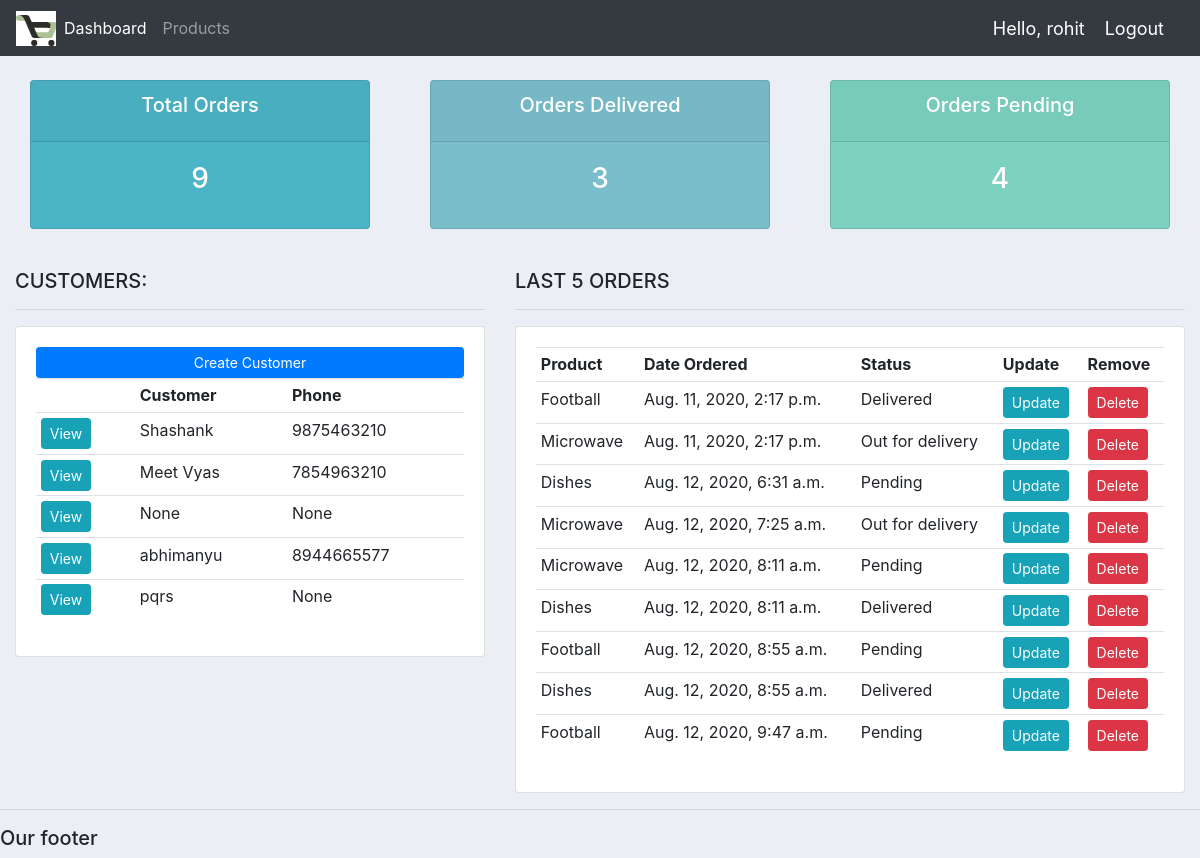
The app's page / (signed in) with its own data.
### accounts/models.py (models this page shows, shortened)
class Customer(models.Model):
    user = models.OneToOneField(User,null = True,blank = True, on_delete = models.CASCADE)
    name = models.CharField(max_length=200, null=True)
    phone = models.CharField(max_length=200, null=True)
    email = models.CharField(max_length=200, null=True)
    profile_pic = models.ImageField(default ="profile1.png", null = True, blank = True)
    date_created = models.DateTimeField(auto_now_add=True, null=True)

class Order(models.Model):
    STATUS = (
        ('Pending','Pending'),
        ('Out for delivery','Out for delivery'),
        ('Delivered','Delivered'),
        )
    customer = models.ForeignKey(Customer,null = True , on_delete= models.SET_NULL)
    product = models.ForeignKey(Product,null = True , on_delete= models.SET_NULL)
    status = models.CharField(max_length=200, null=True,choices = STATUS)
    date_created = models.DateTimeField(auto_now_add=True, null=True)
    note = models.CharField(max_length=1000, null=True)

class Product(models.Model):
    CATEGORY = (
        ('Indoor','Indoor'),
        ('Out Door','Out Door'),
        )
    name = models.CharField(max_length=200, null=True)
    price = models.FloatField(null = True)
    category = models.CharField(max_length=200, null=True,choices = CATEGORY)
    description = models.CharField(max_length=200, null=True,blank = True)
    date_created = models.DateTimeField(auto_now_add=True, null=True)
    tags = models.ManyToManyField(Tag)
    def __str__(self):
        return self.name

### accounts/decorators.py (the view)
    def wrapper_func(request,*args,**kwargs):
        group = None
        if request.user.groups.exists():
            group = request.user.groups.all()[0].name
        if group == 'Customer':
            return redirect('user-page')
        if group == 'Admin':
            return view_func(request,*args,**kwargs)

### accounts/views.py (called while the page is built)
@login_required(login_url='login')
@admin_only
def home(request):
    orders = Order.objects.all()
    customers = Customer.objects.all()
    total_customers = customers.count()
    total_orders = orders.count()
    delivered = orders.filter(status = 'Delivered').count()
    pending = orders.filter(status = 'Pending').count()
    context = { 'orders':orders,'customers':customers,'total_orders':total_orders,'delivered':delivered,'pending':pending}
    return render(request,'accounts/dashboard.html',context)

### accounts/templates/accounts/dashboard.html
{%  extends 'accounts/main.html' %}
{% block content %}
{%  include 'accounts/status.html' %}
<br>
<div class="row">
	<div class="col-md-5">
		<h5>CUSTOMERS:</h5>
		<hr>
		<div class="card card-body">
			<a class="btn btn-primary  btn-sm btn-block" href="">Create Customer</a>
			<table class="table table-sm">
				<tr>
            		<th></th>
					<th>Customer</th>
					<th>Phone</th>
				</tr>
    			{% for customer in customers %}
        			<tr>
                        <td><a class="btn btn-sm btn-info" href="{% url 'customer' customer.id %}">View</a></td>
            			<td>{{customer.name}}</td>
            			<td>{{customer.phone}}</td>
        			</tr>
				{% endfor %}
			</table>
		</div>
	</div>
	<div class="col-md-7">
		<h5>LAST 5 ORDERS</h5>
		<hr>
		<div class="card card-body">
			<table class="table table-sm">
				<tr>
					<th>Product</th>
					<th>Date Ordered</th>
					<th>Status</th>
					<th>Update</th>
					<th>Remove</th>
				</tr>
    			{% for order in orders %}
            		<tr>
                    	<td>{{order.product}}</td>
                		<td>{{order.date_created}}</td>
                		<td>{{order.status}}</td>
                		<td><a class="btn btn-sm btn-info" href="{% url 'update_order' order.id %}">Update</a></td>
                		<td><a class="btn btn-sm btn-danger" href="{% url 'delete_order' order.id %}">Delete</a></td>
            		</tr>
				{% endfor %}
			</table>
		</div>
	</div>
</div>
{% endblock %}

### accounts/templates/accounts/main.html (shortened to what this page needs)
{% load static %}
<!DOCTYPE html>
<html>
<head>
	<link rel="stylesheet" href="https://stackpath.bootstrapcdn.com/bootstrap/4.3.1/css/bootstrap.min.css">
	<link rel="stylesheet" type="text/css" href="{% static '/css/main.css' %}">
</head>
<body>
	{%  include 'accounts/navbar.html' %}
	<div class="container-fluid">
	{% block content %}
	{% endblock %}
    </div>
	<hr>
	<h5>Our footer</h5>
</body>
</html>

### accounts/templates/accounts/navbar.html (shortened to what this page needs)
{% load static %}
<nav class="navbar navbar-expand-lg navbar-dark bg-dark">
 <img src="{% static 'images/logo.png' %}">
  <div class="collapse navbar-collapse" id="navbarNav">
    <ul class="navbar-nav">
      {% if request.user.is_staff %}
      <li class="nav-item active">
        <a class="nav-link" href="{% url 'home' %}">Dashboard</a>
      </li>
      <li class="nav-item">
        <a class="nav-link" href="{% url 'products' %}">Products</a>
      </li>
      {% else %}
       <li class="nav-item">
        <a class="nav-link" href="{% url 'account' %}">Settings</a>
      </li>
      {% endif %}
    </ul>
  </div>
  <span class="hello-msg">Hello, {{request.user}}</span>
  <span ><a  class="hello-msg" href="{% url 'logout' %}">Logout</a></span>
</nav>

### accounts/templates/accounts/status.html
<br>
<div class="row">
	<div class="col">
		<div class="col-md">
			<div class="card text-center text-white  mb-3" id="total-orders">
			  	<div class="card-header">
			  		<h5 class="card-title">Total Orders</h5>
			  	</div>
			  	<div class="card-body">
			    	<h3 class="card-title">{{total_orders}}</h3>
			  	</div>
			</div>
		</div>
	</div>
	<div class="col">
		<div class="col-md">
			<div class="card text-center text-white  mb-3" id="orders-delivered">
			  	<div class="card-header">
			  		<h5 class="card-title">Orders Delivered</h5>
			  	</div>
			  	<div class="card-body">
			    	<h3 class="card-title">{{delivered}}</h3>
			  	</div>
			</div>
		</div>
	</div>
	<div class="col">
		<div class="col-md">
			<div class="card text-center text-white  mb-3" id="orders-pending">
			  	<div class="card-header">
			  		<h5 class="card-title">Orders Pending</h5>
			  	</div>
			  	<div class="card-body">
			    	<h3 class="card-title">{{pending}}</h3>
			  	</div>
			</div>
		</div>
	</div>
</div>

### static/css/main.css (style rules this page uses)
body { background-color: #ebeff5; }
#total-orders { background-color: #4cb4c7; }
#orders-delivered { background-color: #7abecc; }
#orders-pending { background-color: #7CD1C0; }

### accounts/templates/accounts/navbar.html (style rules this page uses)
.hello-msg { font-size: 18px; color: #fff; margin-right: 20px; }

### records on screen
Customer: name "Shashank", phone "9875463210"
Customer: name "Meet Vyas", phone "7854963210"
Customer: name "None", phone "None"
Customer: name "abhimanyu", phone "8944665577"
Customer: name "pqrs", phone "None"
Order: product "Football", date_created "Aug. 11, 2020, 2:17 p.m.", status "Delivered"
Order: product "Microwave", date_created "Aug. 11, 2020, 2:17 p.m.", status "Out for delivery"
Order: product "Dishes", date_created "Aug. 12, 2020, 6:31 a.m.", status "Pending"
Order: product "Microwave", date_created "Aug. 12, 2020, 7:25 a.m.", status "Out for delivery"
Order: product "Microwave", date_created "Aug. 12, 2020, 8:11 a.m.", status "Pending"
Order: product "Dishes", date_created "Aug. 12, 2020, 8:11 a.m.", status "Delivered"
Order: product "Football", date_created "Aug. 12, 2020, 8:55 a.m.", status "Pending"
Order: product "Dishes", date_created "Aug. 12, 2020, 8:55 a.m.", status "Delivered"
Order: product "Football", date_created "Aug. 12, 2020, 9:47 a.m.", status "Pending"

### other values on screen
{{ request.user }} "rohit"
{{ total_orders }} "9"
{{ delivered }} "3"
{{ pending }} "4"
